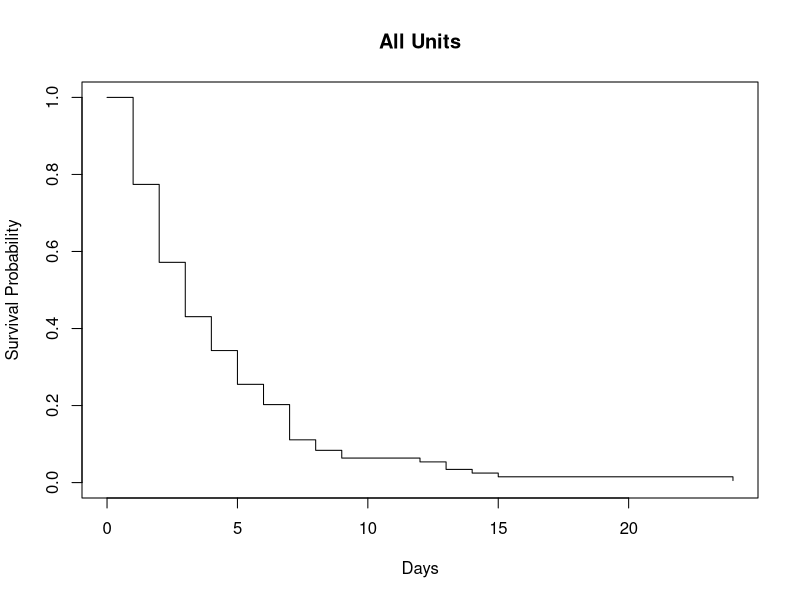
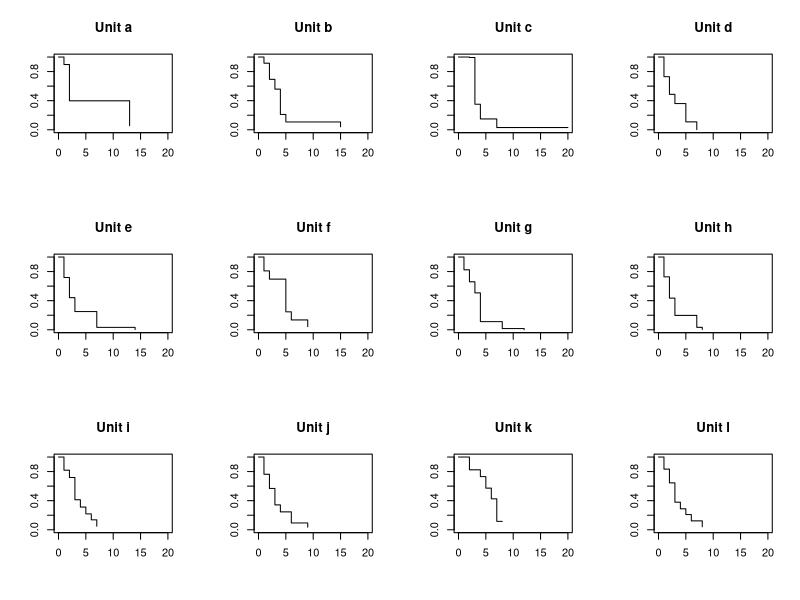

Write the R code that produced these figures, in order.
# Analyze MRSA data
library(survival)
Tbl = read.csv(file = 'by_month.csv');

# 
# get_censored <- function(Y_k) {
#   # Censoring
#   #----------------------------------------------------------------------------------------------
#   # Censoring TEST
#   # Y_k = c(1,0,1,0,0,1,0,0,0,0);
#   # Y_k = c(0,0,1,0,0,1,0,0,0,1);
#   
#   #----------------------------------------------------------------------------------------------
#   censored = c();
#   for (i in 1:length(Y_k)) {
#     if (Y_k[i] == 0) {
#       if (Y_k[min(i+1,length(Y_k))]==0) {
#         censored = c(censored, 1)
#       } else {
#         censored = c(censored, 0)
#       }
#     }
#   }
#   return (censored)
# }


process_data <- function(X_k, Y_k) {
  censored = c();
  T_start = c();
  T_end   = c();
  t       = 0;
  if (Y_k[1] == 0) {
    T_start = c(T_start, 1)
  }
  
  for (i in 2:length(Y_k)) {
    if (Y_k[i] == 0) {
      if (Y_k[i-1] > 0) {
        T_start = c(T_start, i)
        T_end = c(T_end, i - 1)
        censored = c(censored, 1)
      }
    }
  }
  if (length(T_end) == length(T_start)) {
    T_end = T_end[-1]
  } else {
    if (Y_k[length(Y_k)] == 0) {
      censored = c(censored, 0)
    } else {
      censored = c(censored, 1)
    }
  }
  T_end = c(T_end, length(Y_k) + 1)
  
  T_diff = T_end - T_start
  Xs = c()
  for (j in 1:length(T_start)) {
    Xs_temp = X_k[T_start[j]:min(T_end[j],length(Y_k)),]
    if (is.matrix(Xs_temp)) {
      Xs = rbind(Xs, colMeans(Xs_temp))
    } else {
      Xs = rbind(Xs, Xs_temp)
    }
  }
  
  output = data.frame(T_start, T_end, T_diff, censored, Xs)
  rownames(output) <- c()
  
  return(output)
}

# Initialize and use unit numbers
unit_name = unique(Tbl$UnitName);
X_Tbl = cbind(Tbl$LengthOfStay,Tbl$AvgCleaning,Tbl$HHCom);
X_all = c(); T_all = c(); unit_all = c(); Y_all = c(); C_all = c();
n_units = length(unit_name);

# Run for each unit
res.cox_each <- vector(mode = "list", length = length(unit_name))
dp <- vector(mode = "list", length = length(unit_name))
dp_all = data.frame()
betas = c()
for (k in 1:length(unit_name)) {
  index = (Tbl$UnitName == unit_name[k]);
  Y_k = Tbl$HoCount[index];
  X_k = X_Tbl[index,];
  dp[[k]] = process_data(X_k, Y_k);
  dp_all = rbind(dp_all, dp[[k]]);
  cat(sprintf("\n***** UNIT %s *****\n",unit_name[k]))
  res.cox_each[[k]] <- coxph(Surv(T_diff, censored) ~ X1 + X2 + X3, data =dp[[k]])
  betas = rbind(betas, res.cox_each[[k]]$coefficients) 
}
res.cox_all <- coxph(Surv(T_diff, censored) ~ X1 + X2 + X3, data = dp_all)
par(mfrow=c(1,1))
plot(survfit(res.cox_all), ylim=c(0, 1), xlab="Days",
     ylab="Survival Probability", main = "All Units",
     conf.int = FALSE)

par(mfrow=c(3,4))    # set the plotting area into a 3*4 array
for (k in 1:length(unit_name)) {
  plot(survfit(res.cox_each[[k]]), ylim=c(0, 1), xlim = c(0,20),
       main = sprintf("Unit %s",unit_name[k]), conf.int = FALSE)
}
